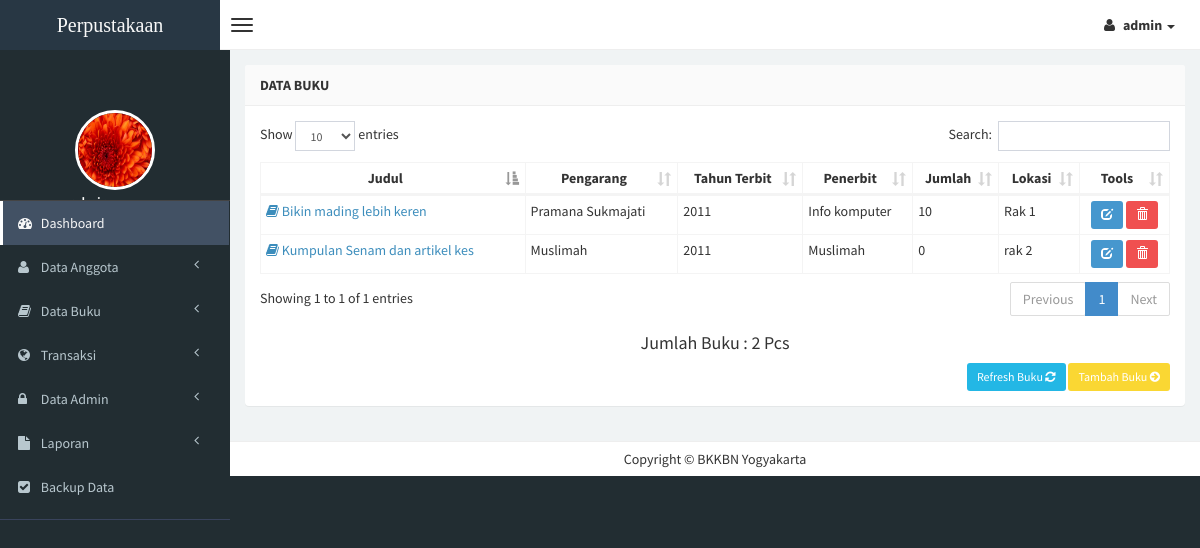
The app's page /admin/buku.php (signed in) with its own data.
### tables this page shows
CREATE TABLE `data_buku` (
  `id_buku` int(5) NOT NULL,
  `judul` varchar(30) NOT NULL,
  `pengarang` varchar(30) NOT NULL,
  `th_terbit` varchar(4) NOT NULL,
  `penerbit` varchar(30) NOT NULL,
  `kategori` varchar(30) NOT NULL,
  `jumlah_buku` int(2) NOT NULL,
  `lokasi` varchar(15) NOT NULL,
  `asal` varchar(15) NOT NULL,
  `tgl_input` varchar(20) NOT NULL,
  `gambar` text NOT NULL
);

### admin/buku.php (the view, shortened to what this page needs)
<?php
if (empty($_SESSION['username'])){
	header('location:../index.php');
} else {
?>
<!DOCTYPE html>
<html>
<?php require 'head.php'; ?>
      <body class="skin-black">
        <header class="header">
            <a href="index.php" class="logo">
                Perpustakaan
            </a>
            <nav class="navbar navbar-static-top" role="navigation">
                <a href="#" class="navbar-btn sidebar-toggle" data-toggle="offcanvas" role="button">
                    <span class="icon-bar"></span>
                    <span class="icon-bar"></span>
                    <span class="icon-bar"></span>
                </a>
                <div class="navbar-right">
                    <ul class="nav navbar-nav">
                        <li class="dropdown user user-menu">
                            <a href="#" class="dropdown-toggle" data-toggle="dropdown">
                                <i class="fa fa-user"></i>
                                <span><?php echo $_SESSION['fullname']; ?> <i class="caret"></i></span>
                            </a>
                                </li>
                            </ul>
                        </div>
                    </nav>
                </header>
<?php
} ?>
                <div class="wrapper row-offcanvas row-offcanvas-left">
                    <aside class="left-side sidebar-offcanvas">
                        <section class="sidebar">
                            <div class="user-panel">
                                <div>
                                    <center><img src="<?php echo $_SESSION['gambar']; ?>" height="80" width="80" class="img-circle" alt="User Image" style="border: 3px solid white;" /></center>
                                </div>
                                <div class="info">
                                    <center><p><?php echo $_SESSION['fullname']; ?></p></center>
                                </div>
                            </div>
                            <?php include "menu.php"; ?>
                        </section>
                    </aside>
                    <aside class="right-side">
                <section class="content">
                    <div class="row">
                        <div class="col-xs-12">
                            <div class="panel">
                                <header class="panel-heading">
                                    <b>Data Buku</b>
                                </header>
                                <div class="panel-body table-responsive">
                                    <?php
                    $query1="select * from data_buku";
                    $tampil=mysql_query($query1) or die(mysql_error());
                    ?>
                                    <table id="data_buku" class="table table-hover table-bordered table-condensed">
                  <thead>
                      <tr>
                        <th><center>Judul </center></th>
                        <th><center>Pengarang </center></th>
                        <th><center>Tahun Terbit </center></th>
                        <th><center>Penerbit </center></th>
                        <th><center>Jumlah </center></th>
                        <th><center>Lokasi </center></th>
                        <th><center>Tools</center></th>
                      </tr>
                  </thead>
                     <?php while($data=mysql_fetch_array($tampil))
                    { ?>
                    <tbody>
                    <tr>
                    <td><a href="detail-buku.php?hal=edit&kd=<?php echo $data['id_buku'];?>"><span class="fa fa-book"></span> <?php echo $data['judul']; ?></a></td>
                    <td><?php echo $data['pengarang']; ?></td>
                    <td><?php echo $data['th_terbit'];?></td>
                    <td><?php echo $data['penerbit'];?></td>
                    <td><?php echo $data['jumlah_buku'];?></td>
                    <td><?php echo $data['lokasi'];?></td>
                    <td><center><div id="thanks"><a class="btn btn-sm btn-primary" data-placement="bottom" data-toggle="tooltip" title="Edit Buku" href="edit-buku.php?hal=edit&kd=<?php echo $data['id_buku'];?>"><span class="glyphicon glyphicon-edit"></span></a>
                    <a onclick="return confirm ('Yakin hapus <?php echo $data['judul'];?>.?');" class="btn btn-sm btn-danger tooltips" data-placement="bottom" data-toggle="tooltip" title="Hapus Buku" href="hapus-buku.php?hal=hapus&kd=<?php echo $data['id_buku'];?>"><span class="glyphicon glyphicon-trash"></a></center></td></tr></div>
                    <?php
              }
              ?>
                  <?php $tampil=mysql_query("select * from data_buku order by id_buku");
                        $buku=mysql_num_rows($tampil);
                    ?>
                  <center><h4>Jumlah Buku : <?php echo "$buku"; ?> Pcs </h4> </center>
                <div class="text-right" style="margin-top: 10px;">
                 <a href="buku.php" class="btn btn-sm btn-info">Refresh Buku <i class="fa fa-refresh"></i></a> <a href="input-buku.php" class="btn btn-sm btn-warning">Tambah Buku <i class="fa fa-arrow-circle-right"></i></a>
                </div>
                                </div>
                            </div>
                        </div>
                <div class="footer-main">
                    Copyright &copy BKKBN Yogyakarta
                </div>
</body>
</html>

### admin/head.php (shortened to what this page needs)
<head>
    <link href="../css/bootstrap.min.css" rel="stylesheet" type="text/css" />
    <link href="../css/font-awesome.min.css" rel="stylesheet" type="text/css" />
    <link href="../css/ionicons.min.css" rel="stylesheet" type="text/css" />
    <link href="../css/morris/morris.css" rel="stylesheet" type="text/css" />
    <link href="../css/jvectormap/jquery-jvectormap-1.2.2.css" rel="stylesheet" type="text/css" />
    <link href="../css/datepicker/datepicker3.css" rel="stylesheet" type="text/css" />
    <link href="../css/daterangepicker/daterangepicker-bs3.css" rel="stylesheet" type="text/css" />
    <link href="../css/iCheck/all.css" rel="stylesheet" type="text/css" />
    <link href="../css/style.css" rel="stylesheet" type="text/css" />
    <link rel="stylesheet" type="text/css" href="./css/dist/css/AdminLTE.css">
    <link rel="stylesheet" type="text/css" href="../css/dist/css/skins/_all-skins.css">
    <link rel="stylesheet" type="text/css" href="../css/datatables/dataTables.bootstrap.css">
      </head>

### admin/menu.php (shortened to what this page needs)
<ul class="sidebar-menu">
    <li class="active">
        <a href="index.php">
            <i class="fa fa-dashboard"></i> <span>Dashboard</span>
        </a>
    </li>
    <li class="treeview">
    <a href="#">
        <i class="fa fa-user"></i>
        <span>Data Anggota</span>
        <i class="fa fa-angle-left pull-right"></i>
    </a>
    </li>
    <li class="treeview">
    <a href="#">
        <i class="fa fa-book"></i>
        <span>Data Buku</span>
        <i class="fa fa-angle-left pull-right"></i>
    </a>
    </li>
    <li class="treeview">
    <a href="#">
        <i class="fa fa-globe"></i>
        <span>Transaksi</span>
        <i class="fa fa-angle-left pull-right"></i>
    </a>
    </li>
    <li class="treeview">
    <a href="#">
        <i class="fa fa-lock"></i>
        <span>Data Admin</span>
        <i class="fa fa-angle-left pull-right"></i>
    </a>
    </li>
    <li class="treeview">
    <a href="#">
        <i class="fa fa-file"></i>
        <span>Laporan</span>
        <i class="fa fa-angle-left pull-right"></i>
    </a>
    </li>
    <li>
        <a href="backup.php">
            <i class="fa fa-check-square"></i> <span>Backup Data</span>
        </a>
    </li>
</ul>

### records on screen
data_buku: judul "Bikin mading lebih keren", pengarang "Pramana Sukmajati", th_terbit "2011", penerbit "Info komputer", jumlah_buku "10", lokasi "Rak 1"
data_buku: judul "Kumpulan Senam dan artikel kes", pengarang "Muslimah", th_terbit "2011", penerbit "Muslimah", jumlah_buku "0", lokasi "rak 2"

### other values on screen
$_SESSION['fullname'] "admin"
$buku "2"
